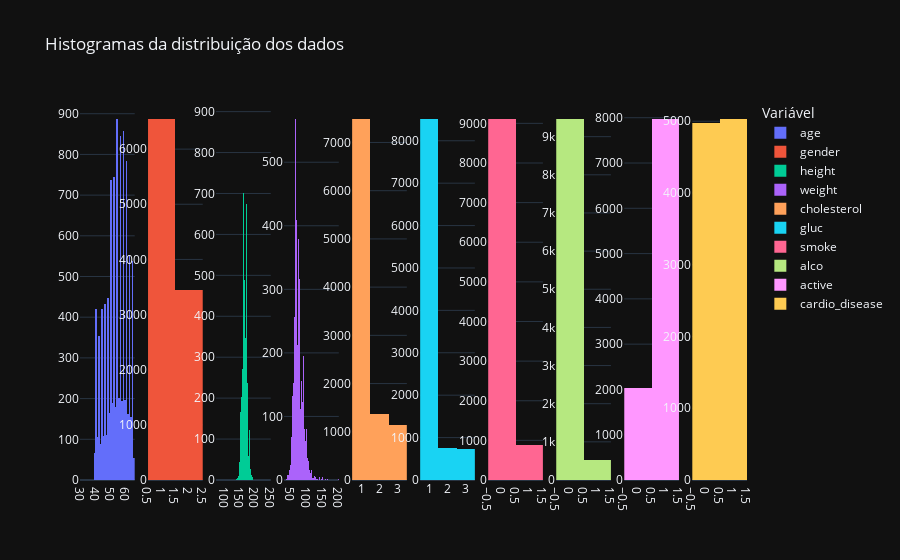

Write notebook code for a chart like this one.
### Code cell
fig = make_subplots(rows = 1, cols = 10)

for i, coluna in enumerate(df.columns):
    fig.add_traces(go.Histogram(x=df[coluna],
                      name = coluna),
               rows = 1,
               cols = i+1)
fig.update_layout(title_text = 'Histogramas da distribuição dos dados',
                  legend_title = 'Variável')
fig.show()

### Figure 1 — Plotly figure (JSON) as saved in the notebook; plotly's stock layout.template omitted (floating-point values rounded to 4 significant figures; data arrays with more than 128 entries replaced by an {"elided": "..."} marker saying what was removed)
{"data": [{"name": "age", "x": {"elided": "10000 int values"}, "type": "histogram", "xaxis": "x", "yaxis": "y"}, {"name": "gender", "x": {"elided": "10000 int values"}, "type": "histogram", "xaxis": "x2", "yaxis": "y2"}, {"name": "height", "x": {"elided": "10000 int values"}, "type": "histogram", "xaxis": "x3", "yaxis": "y3"}, {"name": "weight", "x": {"elided": "10000 float values"}, "type": "histogram", "xaxis": "x4", "yaxis": "y4"}, {"name": "cholesterol", "x": {"elided": "10000 int values"}, "type": "histogram", "xaxis": "x5", "yaxis": "y5"}, {"name": "gluc", "x": {"elided": "10000 int values"}, "type": "histogram", "xaxis": "x6", "yaxis": "y6"}, {"name": "smoke", "x": {"elided": "10000 int values"}, "type": "histogram", "xaxis": "x7", "yaxis": "y7"}, {"name": "alco", "x": {"elided": "10000 int values"}, "type": "histogram", "xaxis": "x8", "yaxis": "y8"}, {"name": "active", "x": {"elided": "10000 int values"}, "type": "histogram", "xaxis": "x9", "yaxis": "y9"}, {"name": "cardio_disease", "x": {"elided": "10000 int values"}, "type": "histogram", "xaxis": "x10", "yaxis": "y10"}], "layout": {"xaxis": {"anchor": "y", "domain": [0.0, 0.082]}, "yaxis": {"anchor": "x", "domain": [0.0, 1.0]}, "xaxis2": {"anchor": "y2", "domain": [0.102, 0.184]}, "yaxis2": {"anchor": "x2", "domain": [0.0, 1.0]}, "xaxis3": {"anchor": "y3", "domain": [0.204, 0.286]}, "yaxis3": {"anchor": "x3", "domain": [0.0, 1.0]}, "xaxis4": {"anchor": "y4", "domain": [0.306, 0.388]}, "yaxis4": {"anchor": "x4", "domain": [0.0, 1.0]}, "xaxis5": {"anchor": "y5", "domain": [0.408, 0.49]}, "yaxis5": {"anchor": "x5", "domain": [0.0, 1.0]}, "xaxis6": {"anchor": "y6", "domain": [0.51, 0.592]}, "yaxis6": {"anchor": "x6", "domain": [0.0, 1.0]}, "xaxis7": {"anchor": "y7", "domain": [0.612, 0.694]}, "yaxis7": {"anchor": "x7", "domain": [0.0, 1.0]}, "xaxis8": {"anchor": "y8", "domain": [0.714, 0.796]}, "yaxis8": {"anchor": "x8", "domain": [0.0, 1.0]}, "xaxis9": {"anchor": "y9", "domain": [0.816, 0.898]}, "yaxis9": {"anchor": "x9", "domain": [0.0, 1.0]}, "xaxis10": {"anchor": "y10", "domain": [0.918, 1.0]}, "yaxis10": {"anchor": "x10", "domain": [0.0, 1.0]}, "title": {"text": "Histogramas da distribuição dos dados"}, "legend": {"title": {"text": "Variável"}}}}
